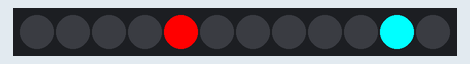
Bench run of a program on a simulated ESP8266 (Wemos D1 mini). Shown: 12 RGB LEDs in strip order, left to right. WiFi joins after 1.5 s; servers stay silent unless stated; network time is answered at once with the bench clock; the local clock reads 2024-03-15 10:24:30 at power-on unless the program sets it.

Above: at 2.6 s.
At 90.6 s:
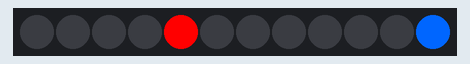

The program:

main.cpp
```cpp
#include <Adafruit_NeoPixel.h>
#include <ESP8266WiFi.h>
#include <NTPClient.h>
#include <WiFiUdp.h>
#include <WiFiManager.h>

#define PIN D4
#define STRIPSIZE 12

enum COLOR
{
    RED,
    GREEN,
    BLUE,
    PURPLE,
    MINUTE_COLOR
};

Adafruit_NeoPixel strip = Adafruit_NeoPixel(STRIPSIZE, PIN, NEO_GRB + NEO_KHZ800);

WiFiUDP ntpUDP;
NTPClient timeClient(ntpUDP, "pool.ntp.org");

int global_led_offset = 6;

int getLed(int led)
{
    int offset_led = (led + global_led_offset) - 12 > 0 ? (led + global_led_offset) - 12 : (led + global_led_offset);
    return offset_led;
}

int getLedColor(COLOR color, int intesity)
{
    switch (color)
    {
    case RED:
        return strip.Color(intesity, 0, 0);
        break;
    case GREEN:
        return strip.Color(0, intesity, 0);
        break;
    case BLUE:
        return strip.Color(0, 0, intesity);
        break;
    case PURPLE:
        return strip.Color(intesity, 0, intesity);
        break;
    case MINUTE_COLOR:
        return strip.Color(0, intesity, 255);
        break;
    default:
        return strip.Color(intesity, intesity, intesity);
        break;
    }
}

void setup()
{
    Serial.begin(9600);
    strip.begin();
    strip.setBrightness(255);
    WiFiManager wifiManager;
    wifiManager.autoConnect("AP-Name", "<password>");
    timeClient.begin();
    timeClient.setTimeOffset(7200);
}

int setHourLed(int hour)
{
    int led = getLed(hour - 12 > 0 ? hour - 12 : hour);
    strip.setPixelColor(led, getLedColor(RED, 255));
    return led;
}

int setMinuteLed(int minute)
{
    int led = getLed(floor(minute / 5));
    int intensity = ((minute % 5) + 1) * 51;
    strip.setPixelColor(led, getLedColor(MINUTE_COLOR, intensity));
    return led;
}

void setLedToTime(int hour = 0, int minute = 0)
{
    strip.clear();
    int minute_led = setMinuteLed(minute);
    int hour_led = setHourLed(hour);
    if (hour_led == minute_led)
    {
        strip.clear();
        strip.setPixelColor(hour_led, getLedColor(PURPLE, 255));
    }
    strip.show();
}

void loop()
{
    delay(1000);
    timeClient.update();
    setLedToTime(timeClient.getHours(), timeClient.getMinutes());
}
```

Measured:
- what the display in image 0 shows lasts 28.0 s, from 2.5 s to 30.5 s
